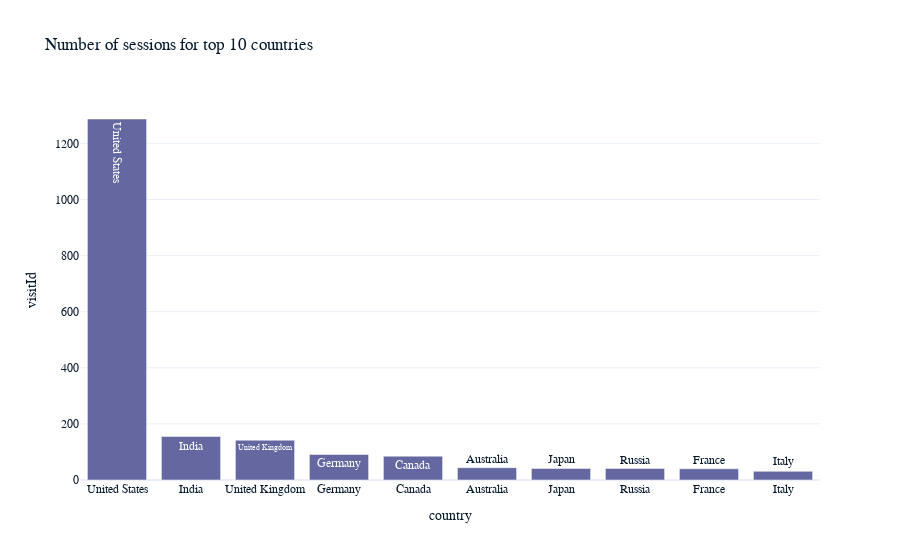

Notebook code for this chart:
### Code cell
#Number of sessions for top 10 countries
top_10_df=ga_df.groupby('country',as_index=False).agg({'visitId':'count'}).sort_values(by='visitId',ascending=False).head(10)
px.bar(top_10_df,
                      x='country',
                      y='visitId',
                      title=f'Number of sessions for top 10 countries',
                      text='country')

### Figure 1 — Plotly figure (JSON) as saved in the notebook; plotly's stock layout.template omitted (floating-point values rounded to 4 significant figures)
{"data": [{"alignmentgroup": "True", "hovertemplate": "country=%{text}<br>visitId=%{y}<extra></extra>", "legendgroup": "", "marker": {"color": "#6568a0", "pattern": {"shape": ""}}, "name": "", "offsetgroup": "", "orientation": "v", "showlegend": false, "text": ["United States", "India", "United Kingdom", "Germany", "Canada", "Australia", "Japan", "Russia", "France", "Italy"], "textposition": "auto", "x": ["United States", "India", "United Kingdom", "Germany", "Canada", "Australia", "Japan", "Russia", "France", "Italy"], "xaxis": "x", "y": [1287, 155, 142, 91, 85, 44, 41, 41, 40, 31], "yaxis": "y", "type": "bar"}], "layout": {"xaxis": {"anchor": "y", "domain": [0, 1], "title": {"text": "country"}}, "yaxis": {"anchor": "x", "domain": [0, 1], "title": {"text": "visitId"}}, "legend": {"tracegroupgap": 0}, "title": {"text": "Number of sessions for top 10 countries"}, "barmode": "relative"}}
